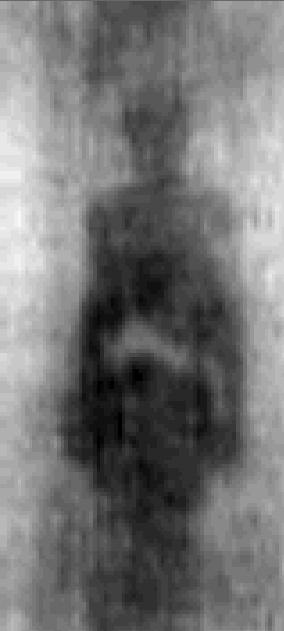
%> input picture kodlar/image_0929.jpg, 284 x 631 px
$ octave deneme5.m   (GNU Octave 9; MATLAB toolbox functions it lacks are replaced by stand-ins)
%> lines starting %> are read from the running program, lines starting %| are printed output that depends on the picture
clear all;
close all;
clc;

img=imread("image_0929.jpg");
%> img is the input picture: size 631x284x3 uint8; min 0, max 252, mean 115.8
f=ones(3,3)/5; %mean filter kernel
img1= imfilter(img,f);
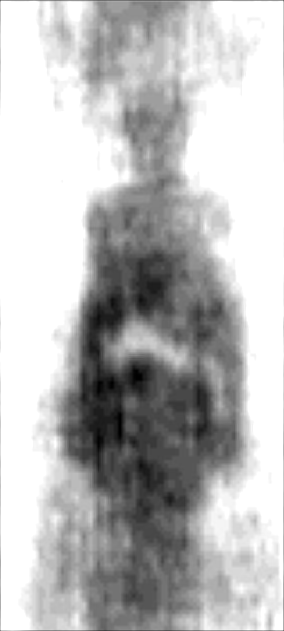
%> img1: size 631x284x3 uint8; min 0, max 255, mean 186.4

b(:,:,1)=183-img1(:,:,1);
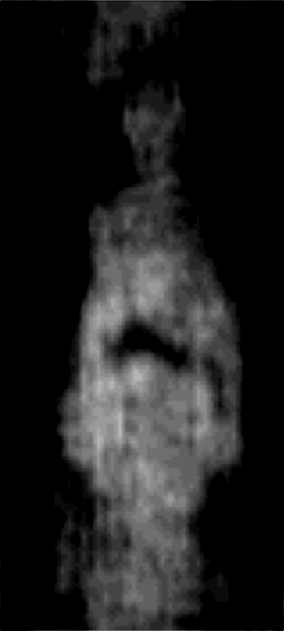
%> b: size 631x284 uint8; min 0, max 183, mean 29.9
b(:,:,2)=183-img1(:,:,2);
b(:,:,3)=183-img1(:,:,3);
%> b: size 631x284x3 uint8

imgd=im2double(b);

SE=strel('disk',4);
img2= imdilate(imgd,SE);
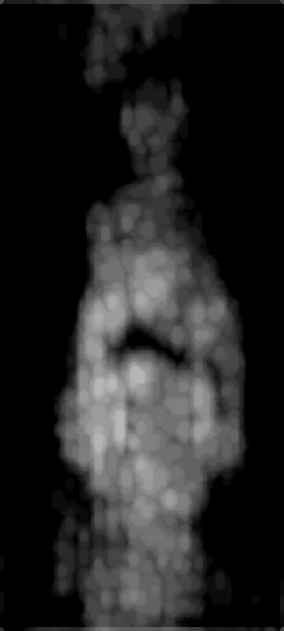
%> img2: size 631x284x3 double; min 0, max 0.718, mean 0.141

img3= imfill(img2,"holes");


 subplot(121);imshow(img); title('Orijinal Image');
% subplot(111);imshow(img1); title('Mean Filter');
% subplot(111),imshow(b); title('CMY Dönüşümü');
 subplot(122),imshow(img3); title('Dönüsüm sonucu');
% subplot(111),imshow(img3); title('imfill Dönüşümü');

$ run again, with kodlar/image_0348.jpg copied over kodlar/image_0929.jpg
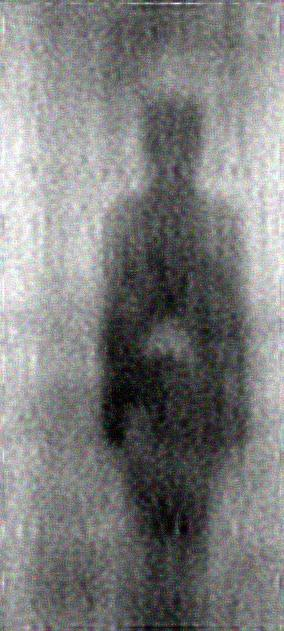
%> input picture kodlar/image_0348.jpg, 284 x 631 px
%> img is the input picture: size 631x284x3 uint8; mean R, G, B 125.7, 125.7, 125.7
%> `img1= imfilter(img,f);`:
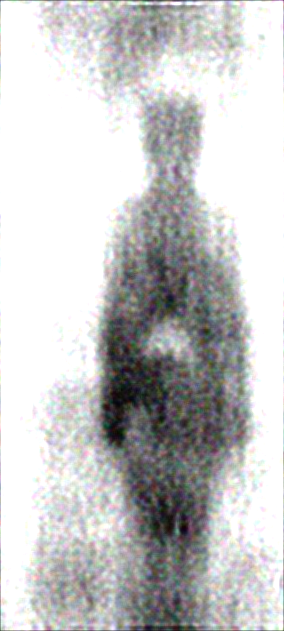
%> img1: size 631x284x3 uint8; mean R, G, B 198.4, 198.4, 198.4
%> `img2= imdilate(imgd,SE);`:
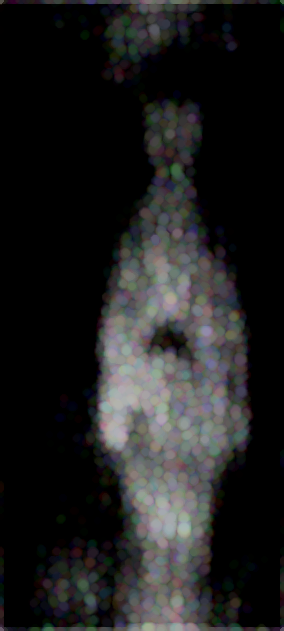
%> img2: size 631x284x3 double; mean R, G, B 0.125, 0.125, 0.125

$ run again, with kodlar/image_0414.jpg copied over kodlar/image_0929.jpg
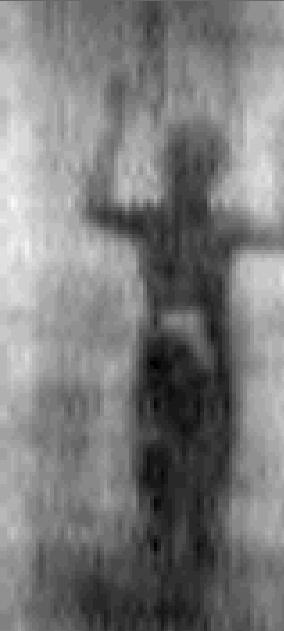
%> input picture kodlar/image_0414.jpg, 284 x 631 px
%> img is the input picture: size 631x284x3 uint8; min 0, max 252, mean 123
%> `img1= imfilter(img,f);`:
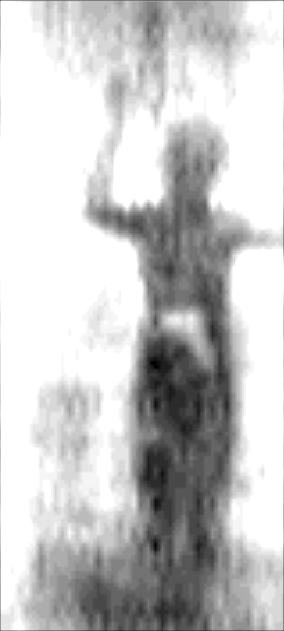
%> img1: size 631x284x3 uint8; min 0, max 255, mean 198.9
%> `img2= imdilate(imgd,SE);`:
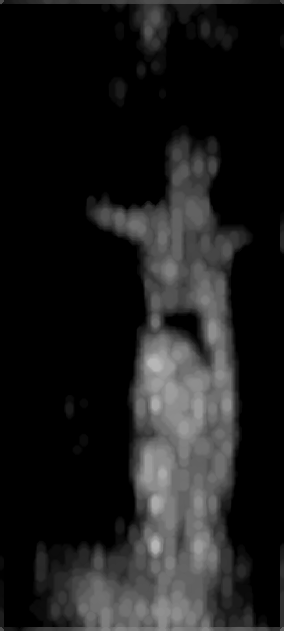
%> img2: size 631x284x3 double; min 0, max 0.718, mean 0.111
